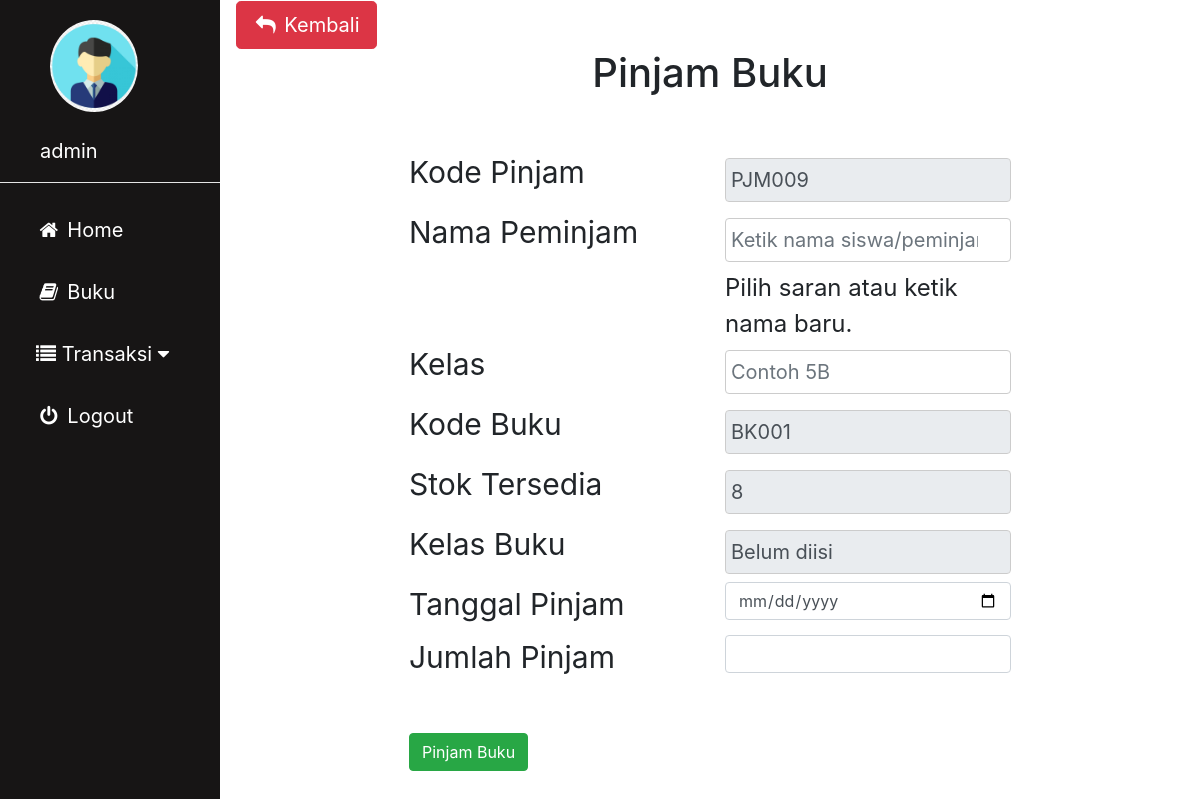
Screenshot of /admin/pinjam_tambah.php?agung=BK001 (signed in) with the database file from the repository.
### tables this page shows
CREATE TABLE `buku` (
  `kode_buku` varchar(10) NOT NULL,
  `nomor_urut` int(10) DEFAULT NULL,
  `judul` varchar(255) NOT NULL,
  `kelas_buku` varchar(100) DEFAULT NULL,
  `pengarang` varchar(255) DEFAULT NULL,
  `penerbit` varchar(255) DEFAULT NULL,
  `tempat` varchar(100) DEFAULT NULL,
  `tahun` int(5) DEFAULT NULL,
  `isbn` varchar(50) DEFAULT NULL,
  `halaman` varchar(20) DEFAULT NULL,
  `id_kategori` int(5) DEFAULT NULL,
  `stok` int(5) NOT NULL DEFAULT 0,
  `ddc` varchar(20) DEFAULT NULL,
  `klasifikasi` varchar(255) DEFAULT NULL,
  `sumber_buku` varchar(255) DEFAULT NULL,
  `rak` varchar(100) DEFAULT NULL,
  `harga` varchar(50) DEFAULT NULL,
  `no_inventaris` varchar(50) DEFAULT NULL,
  `keterangan` text DEFAULT NULL,
  `status` enum('baru','rusak','hilang','lama') NOT NULL DEFAULT 'baru'
);

### admin/pinjam_tambah.php (the view, shortened to what this page needs)
<?php
include'sidebar.php';
 ?>
 <link rel="stylesheet" href="../img/csskonten.css">
 <link rel="stylesheet" href="../css/bootstrap.css">
 <?php
 $metode = $_GET['agung'];
 $edit = $koneksi -> prepare("SELECT * FROM buku WHERE kode_buku = :kode");
 $edit -> bindParam(':kode', $metode);
 $edit -> execute();
 $hasil = $edit -> fetch();
 $stokTersedia = $hasil ? (int) $hasil['stok'] : 0;
 ?>
 <div class="main">
   <button type="button" name="button" onclick="history.back(-1)" class="btn btn-danger btn-lg"><i class="fa fa-fw fa-reply"></i> Kembali</button>
   <?php
    $sql = $koneksi -> prepare("SELECT max(kode_pinjam) as kd_pinjam FROM peminjaman");
    $sql -> execute();
    $hsl = $sql -> fetch();
    $kode = $hsl['kd_pinjam'];
    $nourut = (int) substr($kode, 3, 3);
    $nourut++;
    $char = "PJM";
    $new = $char . sprintf("%03s", $nourut);
   ?>
   <div class="container col-md-8">
     <h1 align=center>Pinjam Buku</h1>
     <br>
     <form action="pinjam_prosess.php?prabowo=tambah" method="post">
       <div class="row">
         <div class="col">
           <label for="kode">Kode Pinjam</label>
         </div>
         <div class="col">
           <input type="text" class="form-control" name="kd_pinjam" value="<?php echo $new; ?>" readonly>
         </div>
       </div>
       <div class="row">
         <div class="col">
           <label for="kode">Nama Peminjam</label>
         </div>
         <div class="col">
           <input type="text" class="form-control" id="nama_peminjam" name="nama_peminjam" list="saran_peminjam" autocomplete="off" placeholder="Ketik nama siswa/peminjam" required>
           <small>Pilih saran atau ketik nama baru.</small>
         </div>
       </div>
       <div class="row">
         <div class="col">
           <label for="kelas_peminjam">Kelas</label>
         </div>
         <div class="col">
           <input type="text" class="form-control" id="kelas_peminjam" name="kelas_peminjam" placeholder="Contoh 5B" required>
         </div>
       </div>
       <div class="row">
         <div class="col">
           <label for="kode">Kode Buku</label>
         </div>
         <div class="col">
           <input type="text" class="form-control" name="kd_buku" value="<?php echo $hasil['kode_buku']; ?>" readonly>
         </div>
       </div>
       <div class="row">
         <div class="col">
           <label for="stok_tersedia">Stok Tersedia</label>
         </div>
         <div class="col">
           <input type="text" class="form-control" id="stok_tersedia" value="<?php echo $stokTersedia; ?>" readonly>
         </div>
       </div>
       <div class="row">
         <div class="col">
           <label for="kelas_buku">Kelas Buku</label>
         </div>
         <div class="col">
           <input type="text" class="form-control" id="kelas_buku" value="<?php echo htmlspecialchars((string) (($hasil['kelas_buku'] ?? '') !== '' ? $hasil['kelas_buku'] : 'Belum diisi'), ENT_QUOTES, 'UTF-8'); ?>" readonly>
         </div>
       </div>
       <div class="row">
         <div class="col">
           <label for="kode">Tanggal Pinjam</label>
         </div>
         <div class="col">
           <input type="date" class="form-control" name="tgl_pinjam" required>
         </div>
       </div>
       <div class="row">
         <div class="col">
           <label for="kode">Jumlah Pinjam</label>
         </div>
         <div class="col">
           <input type="number" class="form-control" name="jmlh_pinjam" min="1" max="<?php echo $stokTersedia; ?>" required>
         </div>
       </div>
       <br>
       <button type="submit" class="btn btn-success" <?php echo $stokTersedia > 0 ? '' : 'disabled'; ?>>
         <?php echo $stokTersedia > 0 ? 'Pinjam Buku' : 'Stok Habis'; ?>
       </button>
     </form>
   </div>
 </div>

### img/cssadmin.css (style rules this page uses)
body { margin: 0; font-family: "Lato", sans-serif; }

### img/csskonten.css (style rules this page uses)
.main { margin-left: 220px; padding: 1px 16px; height: 100%; font-size: 30px; }
input[type=text], input[type=password], select { width: 100%; padding: 5px 5px; margin: 8px 0; display: inline-block; border: 1px solid #ccc; box-sizing: border-box; font-size: 20px; }

### rows the page displays
buku: kd_buku "BK001", stok "8", kelas_buku "Belum diisi"

### other values shown
$_SESSION['username']['nama'] "admin"
